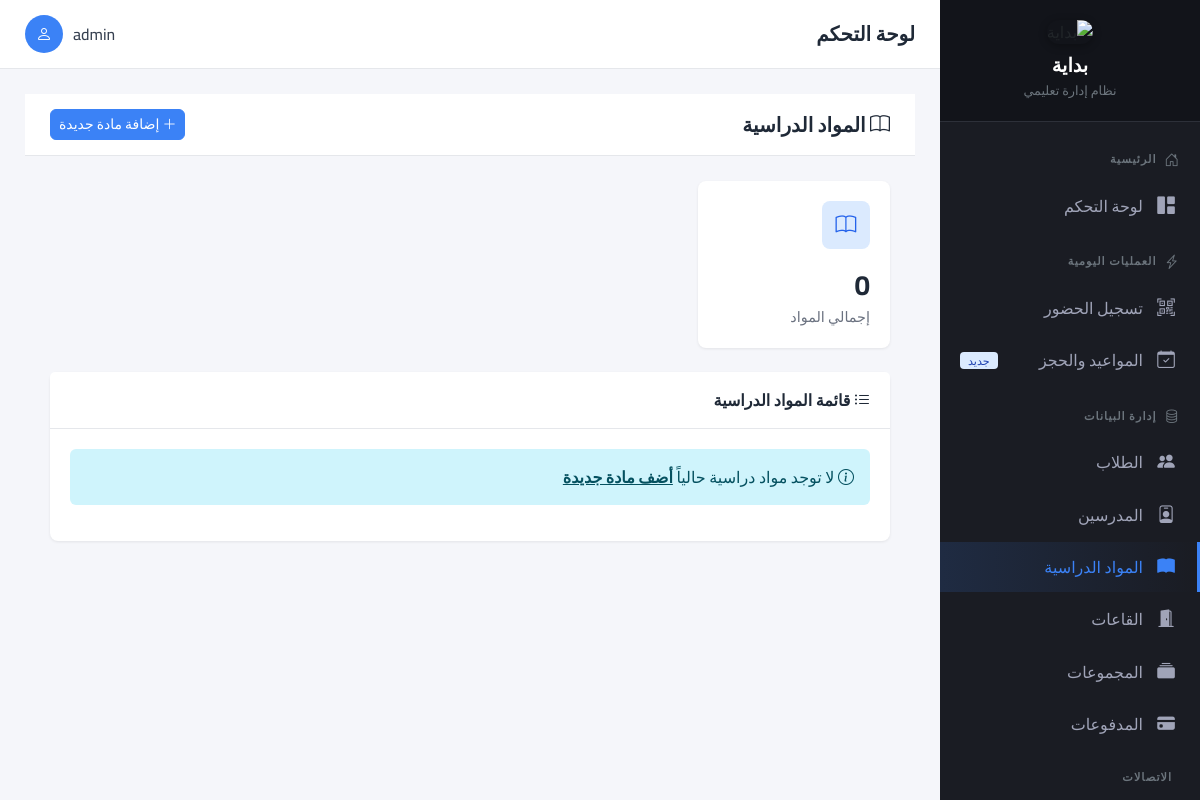
The app's page /teachers/subjects/ (signed in), older data.
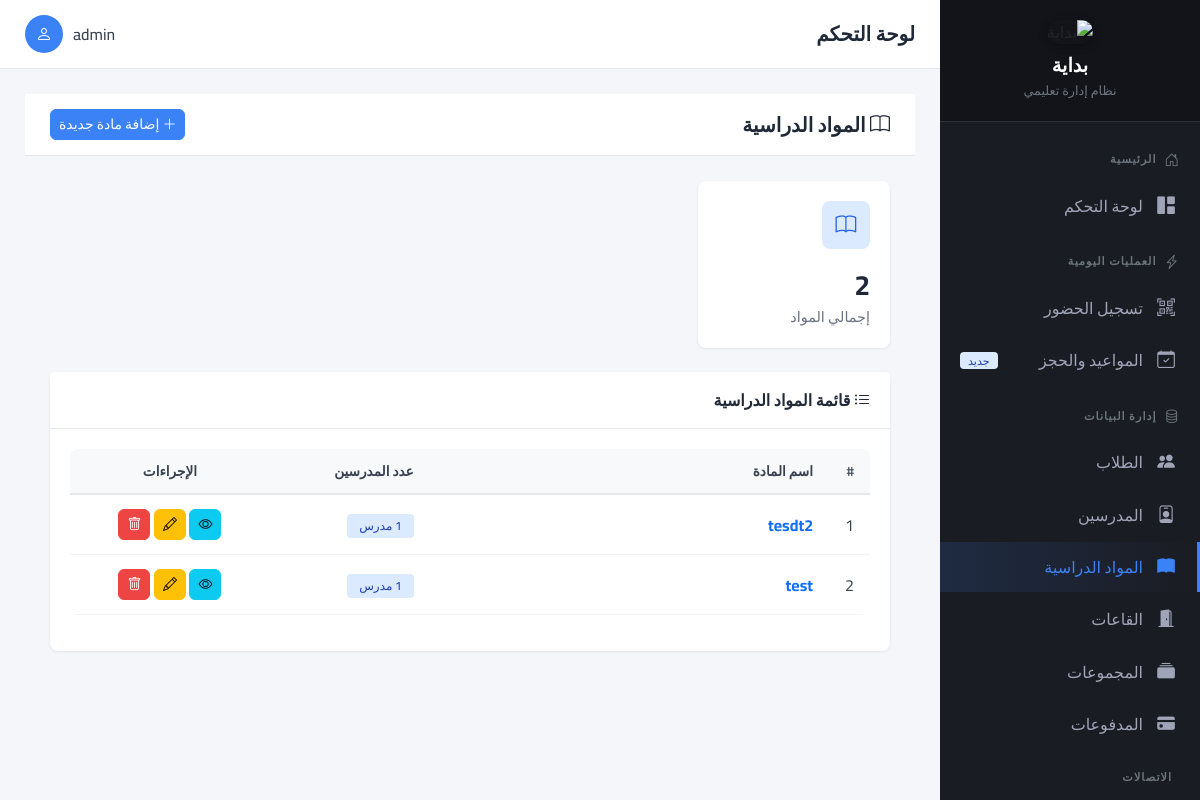
The same page, newer data.
### apps/teachers/models.py (models this page shows, shortened)
class Subject(models.Model):
    name = models.CharField(max_length=100, unique=True, verbose_name="اسم المادة")
    class Meta:
        db_table = 'subjects'
        verbose_name = 'مادة دراسية'
        verbose_name_plural = 'المواد الدراسية'
        ordering = ['name']

### apps/teachers/views.py (the view)
# urls.py: path('subjects/', views.subject_list, name='subject_list'),
@login_required
def subject_list(request):
    subjects = Subject.objects.all().order_by('name')
    subjects_with_counts = []
    for subject in subjects:
        teachers_count = subject.teachers.count()
        subjects_with_counts.append({
            'subject': subject,
            'teachers_count': teachers_count
        })
    return render(request, 'teachers/subjects/list.html', {
        'subjects_with_counts': subjects_with_counts,
        'total_subjects': subjects.count()
    })

### templates/teachers/subjects/list.html (shortened to what this page needs)
{% extends 'base.html' %}
{% block content %}
<div class="top-header">
    <h1 class="page-title">
        <i class="bi bi-book"></i> المواد الدراسية
    </h1>
    <div class="user-info">
        <a href="{% url 'teachers:subject_create' %}" class="btn btn-primary btn-sm">
            <i class="bi bi-plus-lg"></i> إضافة مادة جديدة
        </a>
    </div>
</div>
<div class="content-area">
    <div class="row mb-4">
        <div class="col-md-3">
            <div class="stat-card">
                <div class="stat-icon blue">
                    <i class="bi bi-book"></i>
                </div>
                <div class="stat-number">{{ total_subjects }}</div>
                <div class="stat-label">إجمالي المواد</div>
            </div>
        </div>
    </div>
    <div class="card">
        <div class="card-header">
            <i class="bi bi-list-ul"></i> قائمة المواد الدراسية
        </div>
        <div class="card-body">
            {% if subjects_with_counts %}
            <div class="table-responsive">
                <table class="table table-hover mb-0">
                    <thead class="table-light">
                        <tr>
                            <th style="width: 5%">#</th>
                            <th style="width: 50%">اسم المادة</th>
                            <th style="width: 20%">عدد المدرسين</th>
                            <th style="width: 25%; text-align: center;">الإجراءات</th>
                        </tr>
                    </thead>
                    <tbody>
                        {% for item in subjects_with_counts %}
                        <tr>
                            <td>{{ forloop.counter }}</td>
                            <td>
                                <a href="{% url 'teachers:subject_detail' item.subject.id %}" class="text-decoration-none">
                                    <strong>{{ item.subject.name }}</strong>
                                </a>
                            </td>
                            <td>
                                {% if item.teachers_count > 0 %}
                                    <span class="badge bg-primary">{{ item.teachers_count }} مدرس</span>
                                {% else %}
                                    <span class="badge bg-secondary">لا يوجد مدرسين</span>
                                {% endif %}
                            </td>
                            <td style="text-align: center;">
                                <a href="{% url 'teachers:subject_detail' item.subject.id %}"
                                   class="btn btn-sm btn-info" title="عرض التفاصيل">
                                    <i class="bi bi-eye"></i>
                                </a>
                                <a href="{% url 'teachers:subject_update' item.subject.id %}"
                                   class="btn btn-sm btn-warning" title="تعديل">
                                    <i class="bi bi-pencil"></i>
                                </a>
                                <a href="{% url 'teachers:subject_delete' item.subject.id %}"
                                   class="btn btn-sm btn-danger" title="حذف"
                                   onclick="return confirm('هل تريد حذف هذه المادة؟')">
                                    <i class="bi bi-trash"></i>
                                </a>
                            </td>
                        </tr>
                        {% endfor %}
                    </tbody>
                </table>
            </div>
            {% else %}
            <div class="alert alert-info" role="alert">
                <i class="bi bi-info-circle"></i> لا توجد مواد دراسية حالياً
                <a href="{% url 'teachers:subject_create' %}" class="alert-link">أضف مادة جديدة</a>
            </div>
            {% endif %}
        </div>
    </div>
</div>
{% endblock %}

Row changes from the older to the newer data that the page shows:
added Subject: subject.name "tesdt2", teachers_count "1"
added Subject: subject.name "test", teachers_count "1"
Text that changed along with them:
{{ total_subjects }}: "0" → "2"
text no longer shown: "لا توجد مواد دراسية حالياً أضف مادة جديدة"
text now shown: "# اسم المادة عدد المدرسين الإجراءات"
